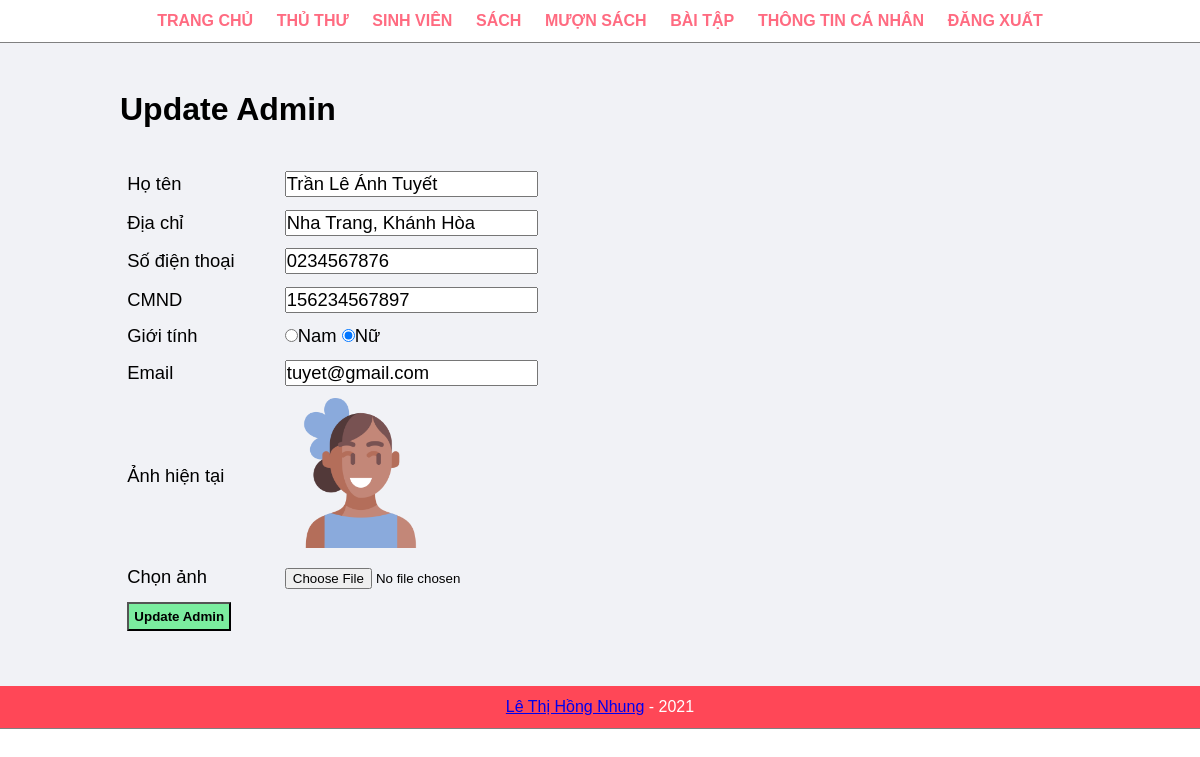
The app's page /admin/update-admin.php?id=001 (signed in) with its own data.
### tables this page shows
CREATE TABLE `nhan_vien` (
  `ma_nv` varchar(3) NOT NULL,
  `hoten_nv` varchar(50) NOT NULL,
  `diachi_nv` varchar(50) NOT NULL,
  `sdt_nv` varchar(20) NOT NULL,
  `cmnd_nv` varchar(13) NOT NULL,
  `gioitinh_nv` tinyint(1) NOT NULL,
  `anh_nv` varchar(50) NOT NULL,
  `email_nv` varchar(50) NOT NULL,
  `pwd` varchar(50) NOT NULL
);

### admin/update-admin.php (the view, shortened to what this page needs)
<?php include('partials/menu.php'); ?>
<div class="main-content">
    <div class="wrapper">
        <h1>Update Admin</h1>
        <br><br>
        <?php
        $id = $_GET['id'];
        $sql = "SELECT * FROM nhan_vien WHERE ma_nv='$id' ";
        $res = mysqli_query($conn, $sql);
        if ($res == true) {
            $count = mysqli_num_rows($res);
            if ($count >= 0) {
                $rows = mysqli_fetch_assoc($res);
                $ten = $rows['hoten_nv'];
                $diachi = $rows['diachi_nv'];
                $sdt = $rows['sdt_nv'];
                $cmnd = $rows['cmnd_nv'];
                $gioitinh = $rows['gioitinh_nv'];
                $tenanh = $rows['anh_nv'];
                $email = $rows['email_nv'];
            } else {
                header("location:".SITEURL."admin/manage-admin.php");
            }
        }
        ?>
        <form method="post" action="" enctype="multipart/form-data">
            <table class="tbl-30">
                <tr>
                    <td>Họ tên</td>
                    <td>
                        <input type="text" name="hoten_nv" value="<?php if (isset($ten)) echo $ten; ?>">
                    </td>
                </tr>
                <tr>
                    <td>Địa chỉ</td>
                    <td>
                        <input type="text" name="diachi_nv" value="<?php if (isset($diachi)) echo $diachi; ?>">
                    </td>
                </tr>
                <tr>
                    <td>Số điện thoại</td>
                    <td>
                        <input type="tel" name="sdt_nv" value="<?php if (isset($sdt)) echo $sdt; ?>">
                    </td>
                </tr>
                <tr>
                    <td>CMND</td>
                    <td>
                        <input type="text" name="cmnd_nv" value="<?php if (isset($cmnd)) echo $cmnd; ?>">
                    </td>
                </tr>
                <tr>
                    <td>Giới tính</td>
                    <td>
                        <input type="radio" name="gioitinh_nv" value="0" <?php if($gioitinh==0) echo 'checked'; ?> >Nam
                        <input type="radio" name="gioitinh_nv" value="1" <?php if($gioitinh==1) echo 'checked'; ?> >Nữ
                    </td>
                </tr>
                <tr>
                    <td>Email</td>
                    <td>
                        <input type="email" name="email_nv" value="<?php if(isset($email)) echo $email; ?>">
                    </td>
                </tr>
                <tr>
                <td>Ảnh hiện tại</td>
                <td>
                <?php
                    if($tenanh!="")
                    {
                ?>
                            <img src="<?php echo SITEURL; ?>images/nv/<?php echo $tenanh; ?>" width="150px">
                <?php
                    }
                    else{
                        echo "<div class='error'>Image not added</div>";
                    }
                ?>
                </td>
            </tr>
            <tr>
                <td>Chọn ảnh</td>
                <td>
                    <input type="file" name="anh_moi" value="">
                </td>
            </tr>
                <tr>
                    <td colspan="2">
                        <input type="submit" name="submit" value="Update Admin" class="btn-secondary">
                    </td>
                </tr>
            </table>
        </form>
    </div>
</div>
<?php
include('partials/footer.php');
?>

### css/admin.css (style rules this page uses)
* { margin: 0; padding: 0; font-family: Arial, Helvetica, sans-serif; }
.wrapper { padding:1%; width: 80%; margin: 0 auto; }
.tbl-30 { width: 55%; }
table tr td { padding: 1%; }
.btn-secondary { background-color: #7bed9f; padding: 1%; color: black; text-decoration: none; font-weight: bold; }
input[type="text"] { font-size: 1.15rem; width: 70%; }
input[type="tel"] { font-size: 1.15rem; width: 70%; }
input[type="email"] { font-size: 1.15rem; width: 70%; }
form table tr td { font-size: 1.15rem; }
.main-content { background-color: #f1f2f6; padding: 3% 0; }

### records on screen
nhan_vien: hoten_nv "Trần Lê Ánh Tuyết", diachi_nv "Nha Trang, Khánh Hòa", sdt_nv "0234567876", cmnd_nv "156234567897", gioitinh_nv "☑", email_nv "tuyet@gmail.com", anh_nv (picture)
